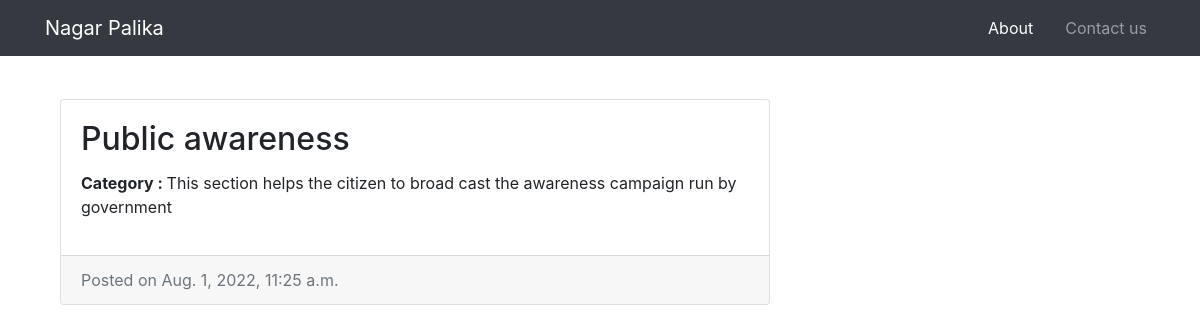
/search_by_category/2, run on the app's committed database.
### News/models.py (models this page shows, shortened)
class Category(models.Model):
    Name=models.CharField(max_length=200)
    Description=models.CharField(max_length=1000)
    Update_date=models.DateTimeField(auto_now = True)
    Posting_date=models.DateTimeField(auto_now_add = True)
    slug = models.SlugField(max_length=200,unique=True)
    IsActive=models.BooleanField(default=True)

### News/views.py (the view)
# urls.py: path('search_by_category/<int:category_id>',views.categoryfilter,name='category_filter'),
def categoryfilter(request,category_id):
    category = Category.objects.filter(id=category_id)
    return render(request,"category_result.html",{'category':category})

### templates/category_result.html (shortened to what this page needs)
{% extends 'base.html' %}
{% block content %}
<div class="container">
<div class="col-md-12">
    <div class="row" style="margin-top: 4%">
        <div class="col-md-8">
            {% for c in category %}
            <div class="card mb-4">
                <div class="card-body">
                    <h2 class="card-title">{{c.Name}}</h2>
                    <p><b>Category : </b>{{ c.Description}} </p>
                </div>
                <div class="card-footer text-muted">
                    Posted on {{c.Posting_date}}
                </div>
            </div>
        {% endfor %}
    </div>
{% endblock content %}

### static/main.css (style rules this page uses)
body { padding-top: 54px; }
@media (min-width: 992px) { body { padding-top: 56px; } }

### data on the page
Category: Name "Public awareness", Description "This section helps the citizen to broad cast the awareness campaign run by government", Posting_date "Aug. 1, 2022, 11:25 a.m."
